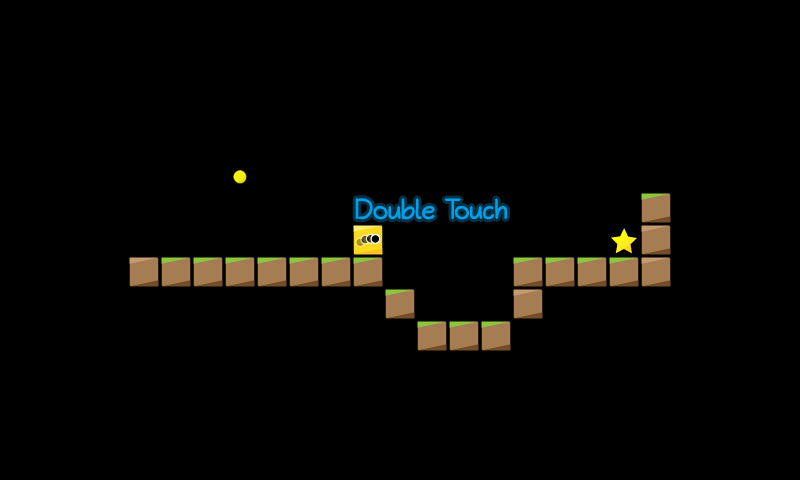

Tiled map render using the project's own tile images. Description and the map definition, with tile-layer contents summarised, below:
An orthogonal 25x15 tile map with 32x32 px tiles, 1 tile layer (map).

<map version="1.2" tiledversion="1.2.4" orientation="orthogonal" renderorder="right-down" width="25" height="15" tilewidth="32" tileheight="32" infinite="0" nextlayerid="2" nextobjectid="1">
 <tileset firstgid="1" name="map_tiles" tilewidth="32" tileheight="32" tilecount="225" columns="15">
  <image source="../../img/map_tiles.png" width="480" height="480" />
 </tileset>
 <layer id="1" name="map" width="25" height="15">
  <data>[375 cells, 28 non-empty, 10 distinct tile ids]</data>
 </layer>
</map>
